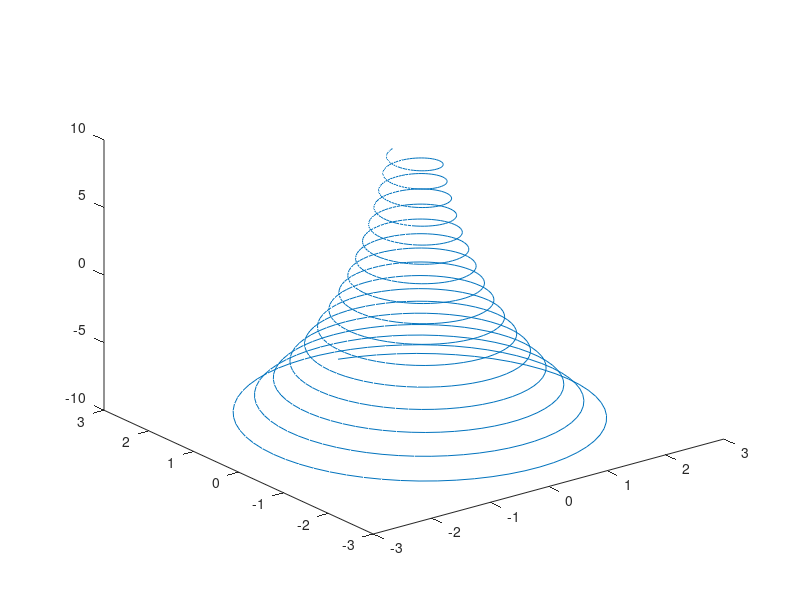

Write MATLAB code to recreate this figure. (Note: this script raises an error after producing the figure.)
t = linspace(-10,10,1000);
xt = exp(-t./10).*sin(5*t);
yt = exp(-t./10).*cos(5*t);
p = plot3(xt,yt,t);
p.LineWidth = 3;
